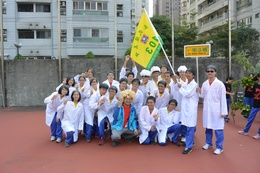
%> input picture Faces/people5.jpg, 260 x 173 px, shrunk from 2048 x 1366 before the run
$ octave --eval "Identify;"   (GNU Octave 9; MATLAB toolbox functions it lacks are replaced by stand-ins)
%> lines starting %> are read from the running program, lines starting %| are printed output that depends on the picture; in (x1, y1, x2, y2) boxes, pixels count from 0 and x2, y2 are one past the last pixel; in counts of white or black regions, pixels touching at a corner belong together; the program's own positions count from 1
### Report3/generateColorVec.m
function out = generateColorVec(pic, L)
pic_R = pic(:,:,1);
pic_G = pic(:,:,2);
pic_B = pic(:,:,3);
color_type  = (2^(2*L))*floor(double(pic_R)./(2^(8-L))) +...
    (2^(L))*floor(double(pic_G)./(2^(8-L))) + floor(double(pic_B)./(2^(8-L)));
length_out = 2^(3*L);
out = zeros(length_out, 1);
for n = 0:1:length_out-1
    out(n+1) = sum(color_type(:)==n);
end
out = out ./sum(out);
end

### colorDist.m
function out = colorDist(v1,v2)
    v1 = sqrt(v1);
    v2 = sqrt(v2);
    out = 1-(v2'*v1);
end

### q4_2_t.m
function Identify()
load('q4_1_v.mat');
pic = imread('Faces/people5.jpg');
%> pic is the input picture: size 173x260x3 uint8; mean R, G, B 136.8, 127.7, 128.8
N = 8;
pic_size = size(pic);
%> pic_size = [173 260 3]
x_left = N - mod(pic_size(1),N);
%> x_left = 3
y_left = N - mod(pic_size(2),N);
%> y_left = 4
if(x_left<N)
    pic((pic_size(1)+1):(pic_size(1)+x_left),:,:) = repmat(pic(pic_size(1),:,:),x_left,1,1);
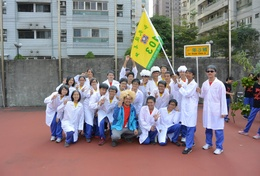
%> pic: size 176x260x3 uint8; mean R, G, B 137.5, 127.5, 128.6
end
if(y_left<N)
    pic(:,(pic_size(2)+1):(pic_size(2)+y_left),:) = repmat(pic(:,pic_size(2),:),1, y_left,1);
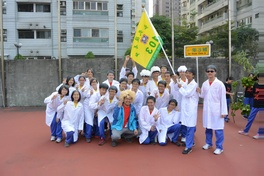
%> pic: size 176x264x3 uint8; mean R, G, B 137.2, 127.1, 128.1
end
pic_size = size(pic);
%> pic_size = [176 264 3]
global Row Col result4;
[Row, Col,~] = size(pic);
%> Row = 176; Col = 264
blockCntRow = floor(pic_size(1)/N);
%> blockCntRow = 22
blockCntCol = floor(pic_size(2)/N);
%> blockCntCol = 33
pic = mat2cell(pic, N*ones(1,blockCntRow), N*ones(1,blockCntCol), 3);
L_cell = mat2cell(L*ones(blockCntRow, blockCntCol),ones(1,blockCntRow),ones(1,blockCntCol));
v_cell = mat2cell(repmat(v, blockCntRow, blockCntCol),length(v)*ones(1,blockCntRow),ones(1,blockCntCol));
N_cell = mat2cell(N*ones(blockCntRow, blockCntCol),ones(1,blockCntRow),ones(1,blockCntCol));
result = cellfun(@generateColorVec, pic, L_cell, 'UniformOutput', false);
%> in generateColorVec, `pic_R = pic(:,:,1);`: pic_R = [165 143 132 170 165 162 162 164; 165 139 120 133 115 110 155 159; 166 142 109 98 129 146 162 168; 170 151 102 95 178 217 170 150; 173 152 96 96 142 170 166 162; 166 154 90 87 134 153 158 156; 166 142 132 157 162 149 155 163; 169 145 114 120 118 123 142 163]
%> in generateColorVec, `pic_G = pic(:,:,2);`: pic_G = [170 149 140 181 179 180 180 183; 170 145 128 144 129 126 173 178; 168 147 115 108 142 163 180 187; 172 156 108 105 191 234 188 169; 174 154 100 104 152 184 182 179; 167 156 94 95 145 167 174 174; 167 144 136 165 173 163 171 181; 170 147 118 128 129 137 158 181]
%> in generateColorVec, `pic_B = pic(:,:,3);`: pic_B = [166 147 142 185 188 192 194 198; 166 143 130 148 138 139 187 193; 163 143 115 110 150 173 194 202; 167 152 108 107 199 244 202 184; 169 151 99 107 161 195 195 195; 162 153 93 97 151 178 187 188; 161 139 135 167 179 172 184 195; 164 142 117 130 135 146 171 195]
%> in generateColorVec, `color_type  = (2^(2*L))*floor(double(pic_R)./(2^(8-L))) + (2^(L))*floo..`: color_type = [365 292 292 365 365 366 366 366; 365 292 228 292 228 220 301 302; 365 292 219 219 292 301 366 366; 365 292 219 155 366 447 366 301; 365 292 219 219 293 366 366 366; 365 292 146 147 292 301 301 301; 365 292 292 301 365 301 301 366; 365 292 219 228 228 228 293 366]
%> in generateColorVec, `length_out = 2^(3*L);`: length_out = 512
%> after the loop in generateColorVec, `for n = 0:1:length_out-1`: out = 512 values, max 13 at index 293, min 0 at index 1, mean 0.125
%> in generateColorVec, `out = out ./sum(out);`: out = 512 values, max 0.203 at index 293, min 0 at index 1, mean 0.00195
%> result = 726 items
result2 = cellfun(@colorDist, result, v_cell, 'UniformOutput', false);
%> in colorDist, `v1 = sqrt(v1);`: v1 = 512 values, max 0.451 at index 293, min 0 at index 1, mean 0.00622
%> in colorDist, `v2 = sqrt(v2);`: v2 = 512 values, max 0.299 at index 420, min 0 at index 3, mean 0.0148
%> in colorDist, `out = 1-(v2'*v1);`: out = 0.921
%> result2 = 726 items
result2 = cell2mat(result2);
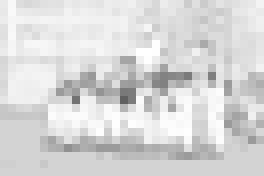
%> result2: size 22x33 double (shown 8 times larger); min 0.378, max 1, mean 0.85
result3 = zeros(blockCntRow, blockCntCol);
result3(result2 <= 0.62) = 1;
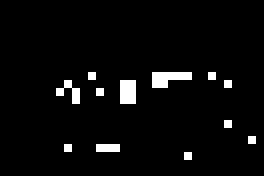
%> result3: size 22x33 double (shown 8 times larger); values 0 (black) and 1 (white), 3.9% white in thin lines or dots, all inside (x1, y1, x2, y2) = (7, 9, 32, 20)
result3 = medfilt2(result3);
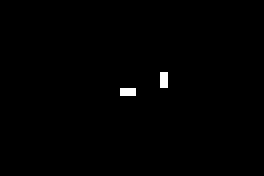
%> result3: size 22x33 double (shown 8 times larger); values 0 (black) and 1 (white), 0.55% white in thin lines or dots, all inside (x1, y1, x2, y2) = (15, 9, 21, 12)
result3 = mat2cell(result3, ones(1,blockCntRow), ones(1,blockCntCol));
%> (the run ends here)
